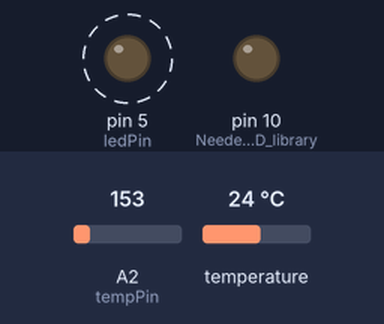
A sketch run on a simulated Arduino Uno, built with avr-gcc and run on an emulated ATmega328P. Shown: output pins drawn as LEDs (lit = HIGH). Dashed ring = blinking. The test bench sets the inputs (shaded band); at power-on: A2 (tempPin) = 153, temperature 24 °C. Storage starts empty; what the sketch prints to the serial monitor is not drawn.

Above: at 0.4 s.
Timing chart, 0 to 4.1 s (numbered marks = the images above):
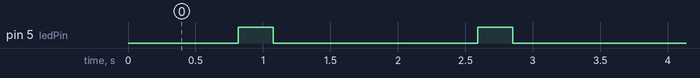

Measured:
- by itself, pin 5 (ledPin): alternates HIGH for 0.26 s and LOW for 1.5 s

The sketch:

TempLogger.ino
```cpp
//tell the program what librarys need to be included
#include <OneWire.h>
#include <DallasTemperature.h>
#include <SD.h>

#define chipSelect 8  //sets pins for SD card
#define ledPin 5 //sets pin for LED
#define tempPin A2 //sets pin for analog tempature sensor
#define ONE_WIRE_BUS 2 //sets pin for digital tempature sensor

//initiates digital tempature sensor
OneWire oneWire1(ONE_WIRE_BUS);
DallasTemperature temperature(&oneWire1);

File datalog;                     //File object for datalogging
char filename[] = "LOGGER00.csv"; //Template for file name to save data
bool SDactive = false;            //used to check for SD card before attempting to log


void setup() {
  Serial.begin(115200);     //start Serial communication
  temperature.begin(); //more setup for the digital tempature sensor
  pinMode(ledPin, OUTPUT);  //setup LED pin
  pinMode(10, OUTPUT);      //Needed for SD library

  Serial.print("Initializing SD card...");
  if(!SD.begin(chipSelect))                                 //attempt to start SD communication
    Serial.println("Card failed, or not present");          //print out error if failed; remind user to check card
  else {                                                    //if successful, attempt to create file
    Serial.println("Card initialized.\nCreating File...");
    for (byte i = 0; i < 100; i++) {                        //can create up to 100 files with similar names, but numbered differently
      filename[6] = '0' + i/10;
      filename[7] = '0' + i%10;
      if (!SD.exists(filename)) {                           //if a given filename doesn't exist, it's available
        datalog = SD.open(filename, FILE_WRITE);            //create file with that name
        SDactive = true;                                    //activate SD logging since file creation was successful
        Serial.println("Logging to: " + String(filename));  //Tell user which file contains the data for this run of the program
        break;                                              //Exit the for loop now that we have a file
      }
    }
    if (!SDactive) Serial.println("No available file names; clear SD card to enable logging");
  }


  String header = "Analog Temp (C),Digital Temp (C),";  //setup data format, and print it to the monitor and SD card
  Serial.println(header);
  if (SDactive) {
    datalog.println(header);
    datalog.close();
  }
}

void loop() {
  String Atemp = String(getTemp());  //gets data from analog temp sensor

  temperature.requestTemperatures(); //reads digital temp sensor
  double Dtemp = temperature.getTempCByIndex(0); //saves temp as variable

  String data = String(Atemp) + "," + String(Dtemp) + ",";

  digitalWrite(ledPin, HIGH);       //flash LED to show data being logged
  Serial.println(data);             //print data to monitor...

  if (SDactive) {
    datalog = SD.open(filename, FILE_WRITE);
    datalog.println(data);          //...and to SD card if available
    datalog.close();                //close file afterward to ensure data is saved properly
  }

  delay(250);                       //have LED blink for quarter-second
  digitalWrite(ledPin, LOW);        //then turn it off
  delay(750);                       //complete a full second cycle before logging again
}

//function to read the temp sensor and return the current temp in C
float getTemp() {
  return (analogRead(tempPin)*(5.0/1024)-.5)/.01;
}
```
